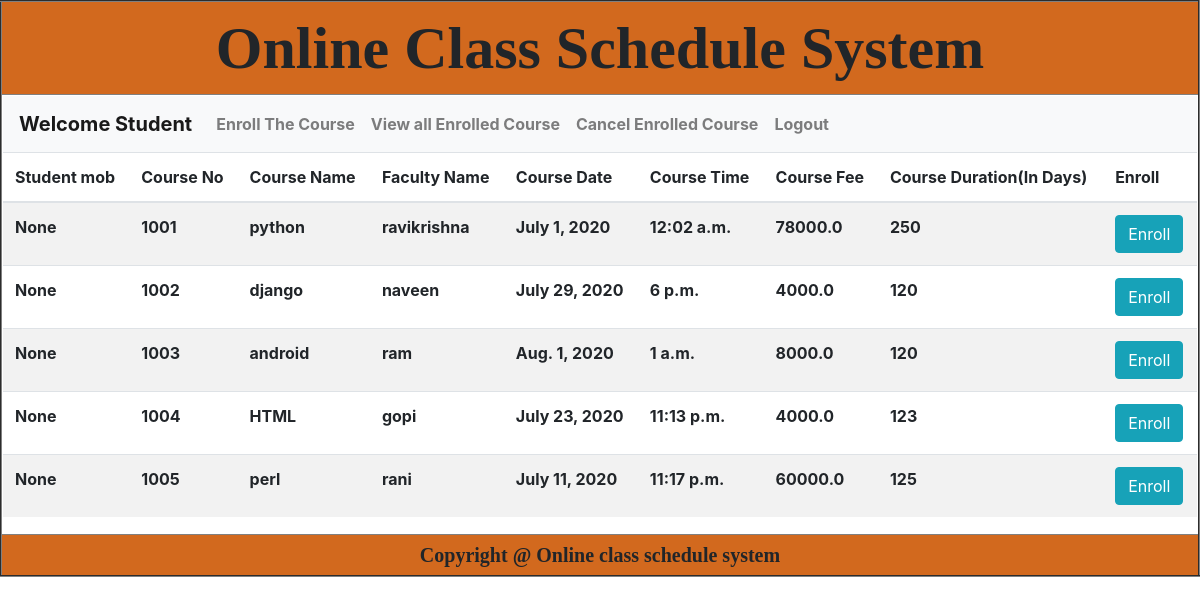
The app's page /enrollcourse/, older data.
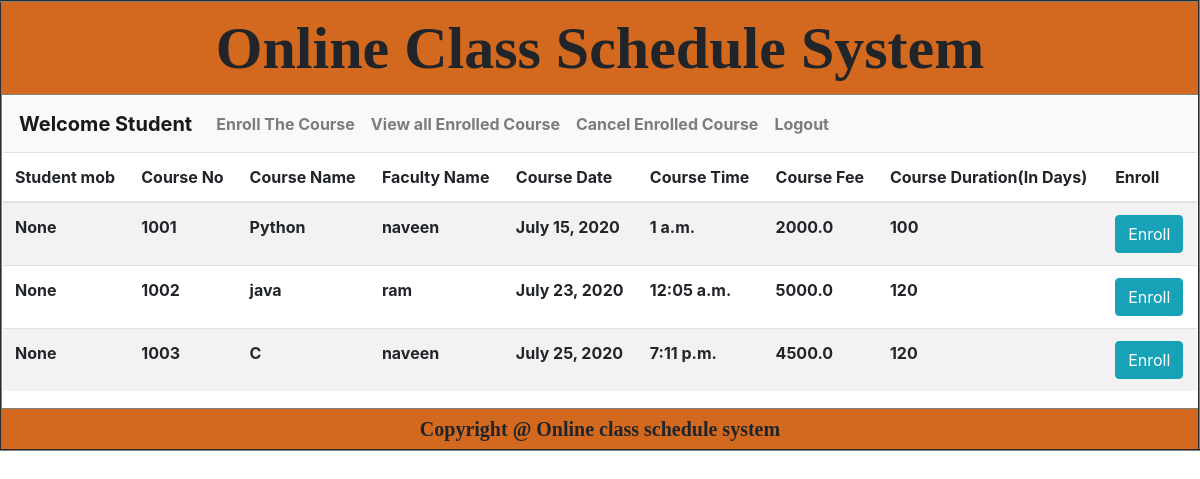
The same page, newer data.
### app/models.py (models this page shows)
class AddCourseModel(models.Model):
    cno = models.IntegerField(primary_key=True)
    cname = models.CharField(max_length=20)
    fname = models.CharField(max_length=20)
    cdate = models.DateField()
    ctime = models.TimeField()
    fee = models.FloatField()
    dur = models.IntegerField()

### app/views.py (the view)
# urls.py: path('enrollcourse/',views.enrollCourse,name='enrollcourse'),
def enrollCourse(request):
    stu_mob = request.GET.get("s3")
    cdata = AddCourseModel.objects.all()
    return render(request,"enroll_course.html",{ "data":cdata,"studata":stu_mob })

### templates/enroll_course.html (shortened to what this page needs)
{% extends 'common.html' %}
{% block abc %}
    {% include 'student_menu.html' %}
    <form method="post" action="#">
        <table class="table table-striped">
  <thead>
    <tr>
      <th scope="col">Student mob</th>
      <th scope="col">Course No</th>
      <th scope="col">Course Name</th>
      <th scope="col">Faculty Name</th>
      <th scope="col">Course Date</th>
      <th scope="col">Course Time</th>
      <th scope="col">Course Fee</th>
        <th scope="col">Course Duration(In Days)</th>
        <th scope="col">Enroll</th>
    </tr>
  </thead>
  <tbody>
    {% for x in data %}
        <tr>
        <td>{{ studata }}</td>
        <td>{{ x.cno }}</td>
        <td>{{ x.cname }}</td>
        <td>{{ x.fname }}</td>
        <td>{{ x.cdate }}</td>
        <td>{{ x.ctime }}</td>
        <td>{{ x.fee }}</td>
        <td>{{ x.dur }}</td>
        <td><button type="submit" class="btn btn-info">Enroll</button></td>
        </tr>
    {% endfor %}
  </tbody>
</table>
    </form>
{% endblock %}

Row changes from the older to the newer data that the page shows:
removed AddCourseModel: studata "None", cno "1004", cname "HTML", fname "gopi", cdate "July 23, 2020", ctime "11:13 p.m.", fee "4000.0", dur "123"
removed AddCourseModel: studata "None", cno "1005", cname "perl", fname "rani", cdate "July 11, 2020", ctime "11:17 p.m.", fee "60000.0", dur "125"
changed AddCourseModel id 1001: cname "python" → "Python"; fname "ravikrishna" → "naveen"; cdate "July 1, 2020" → "July 15, 2020"; ctime "12:02 a.m." → "1 a.m."; fee "78000.0" → "2000.0"; dur "250" → "100"
changed AddCourseModel id 1002: cname "django" → "java"; fname "naveen" → "ram"; cdate "July 29, 2020" → "July 23, 2020"; ctime "6 p.m." → "12:05 a.m."; fee "4000.0" → "5000.0"
changed AddCourseModel id 1003: cname "android" → "C"; fname "ram" → "naveen"; cdate "Aug. 1, 2020" → "July 25, 2020"; ctime "1 a.m." → "7:11 p.m."; fee "8000.0" → "4500.0"
